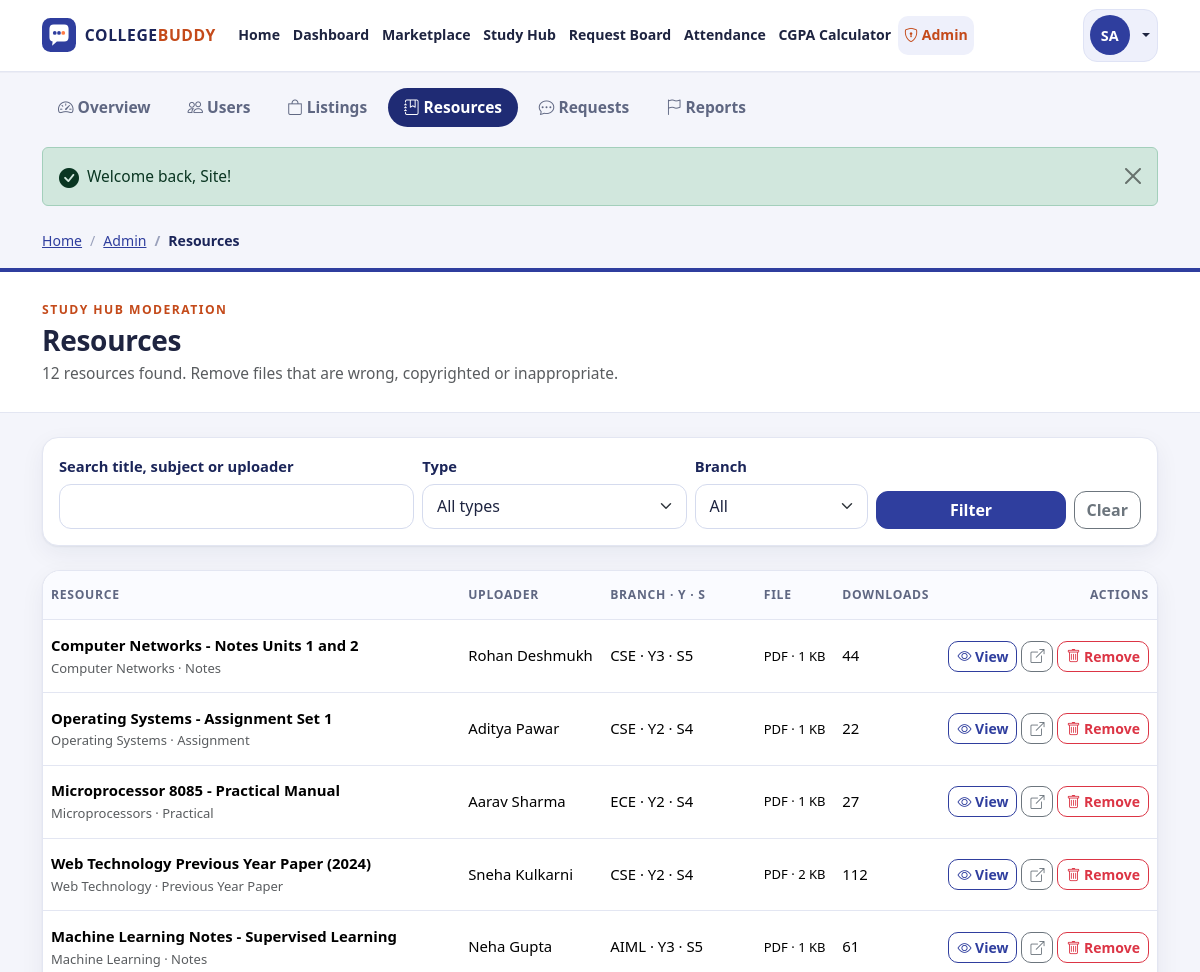
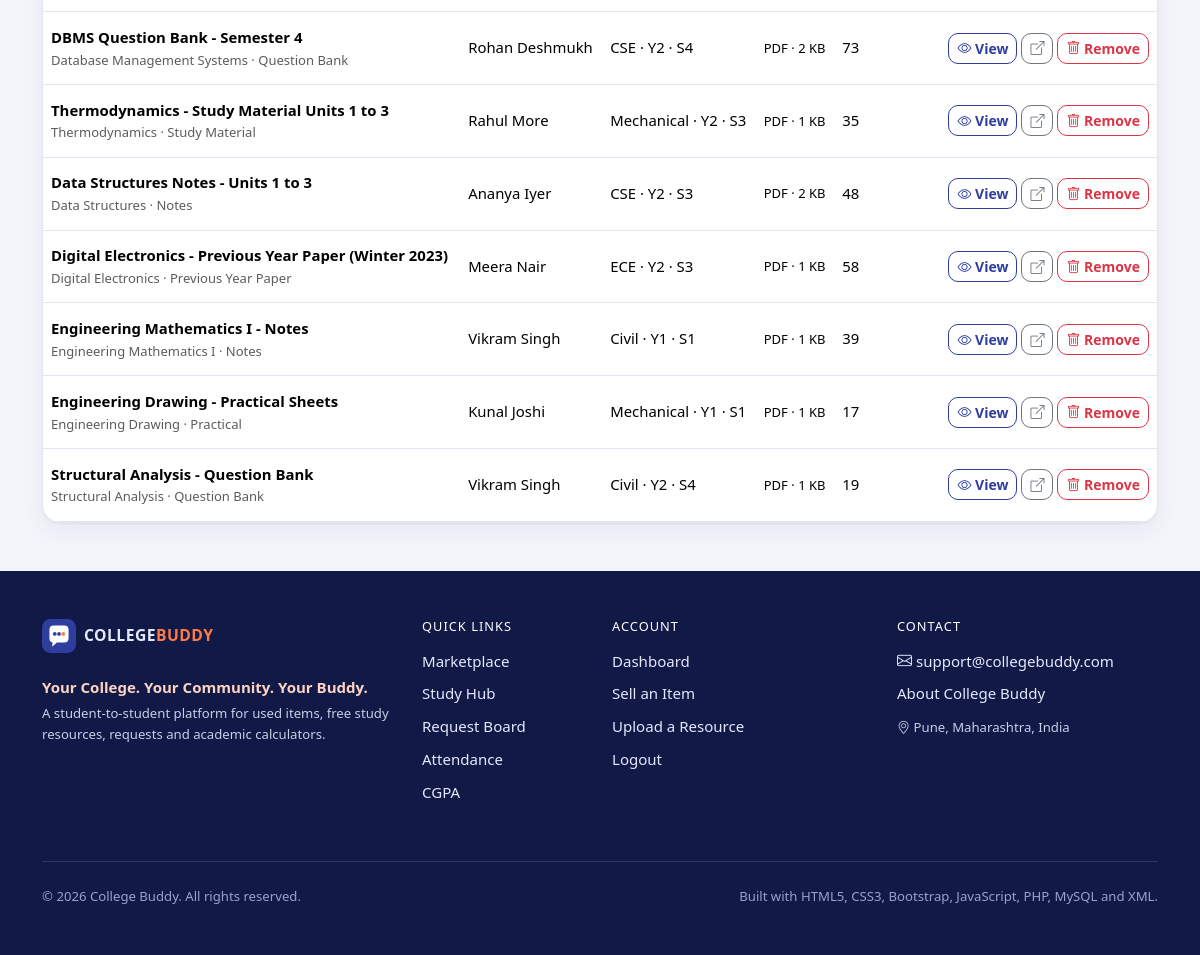
Page /admin/resources.php (signed in) on the committed database (2 pictures, top to bottom).
### tables this page shows
CREATE TABLE users (
    id          INT UNSIGNED NOT NULL AUTO_INCREMENT,           
    full_name   VARCHAR(100) NOT NULL,
    email       VARCHAR(150) NOT NULL,                          
    password    VARCHAR(255) NOT NULL,                          
    branch      VARCHAR(50)  NOT NULL,                          
    year        TINYINT UNSIGNED NOT NULL,                      
    semester    TINYINT UNSIGNED NOT NULL,                      
    role        ENUM('student', 'admin') NOT NULL DEFAULT 'student',
    created_at  TIMESTAMP NOT NULL DEFAULT CURRENT_TIMESTAMP,
    PRIMARY KEY (id),
    UNIQUE KEY uq_users_email (email),
    KEY idx_users_role (role)
);

CREATE TABLE resources (
    id              INT UNSIGNED NOT NULL AUTO_INCREMENT,
    user_id         INT UNSIGNED NOT NULL,                      
    title           VARCHAR(150) NOT NULL,
    description     TEXT NULL,
    subject         VARCHAR(100) NOT NULL,
    branch          VARCHAR(50)  NOT NULL,
    year            TINYINT UNSIGNED NOT NULL,
    semester        TINYINT UNSIGNED NOT NULL,
    resource_type   VARCHAR(40)  NOT NULL,
    file_name       VARCHAR(255) NOT NULL,                      
    stored_name     VARCHAR(255) NOT NULL,                      
    file_size       INT UNSIGNED NOT NULL DEFAULT 0,            
    file_ext        VARCHAR(10)  NOT NULL,
    download_count  INT UNSIGNED NOT NULL DEFAULT 0,
    created_at      TIMESTAMP NOT NULL DEFAULT CURRENT_TIMESTAMP,
    PRIMARY KEY (id),
    UNIQUE KEY uq_resources_stored (stored_name),
    KEY idx_resources_filter (branch, year, semester),
    KEY idx_resources_subject (subject),
    KEY idx_resources_type (resource_type),
    KEY idx_resources_user (user_id),
    CONSTRAINT fk_resources_user FOREIGN KEY (user_id) REFERENCES users (id) ON DELETE CASCADE
);

### includes/auth.php (called while the page is built, shortened)
<?php
require_once __DIR__ . '/db.php';
require_once __DIR__ . '/functions.php';
function current_user(): ?array
{
    static $cached = false;
    if ($cached !== false) {
        return $cached;
    }
    $id = (int) ($_SESSION['user_id'] ?? 0);
    $row = db_select_one(
        'SELECT id, full_name, email, branch, year, semester, role, created_at FROM users WHERE id = ?',
        'i',
        [$id]
    );
    return $cached = $row;
}
function is_logged_in(): bool
{
    return current_user() !== null;
}

### includes/db.php (called while the page is built, shortened)
<?php
function db(): mysqli
{
    static $conn = null;
    if ($conn === null) {
        $conn = new mysqli(DB_HOST, DB_USER, DB_PASS, DB_NAME);
        $conn->set_charset('utf8mb4');
        $conn->query("SET time_zone = '+05:30'");
    }
    return $conn;
}
function db_select(string $sql, string $types = '', array $params = []): array
{
    $stmt = db()->prepare($sql);
    if ($types !== '') {
        $stmt->bind_param($types, ...$params);
    }
    $stmt->execute();
    $rows = $stmt->get_result()->fetch_all(MYSQLI_ASSOC);
    return $rows;
}
function db_select_one(string $sql, string $types = '', array $params = []): ?array
{
    $rows = db_select($sql, $types, $params);
    return $rows[0] ?? null;
}
function db_count(string $sql, string $types = '', array $params = []): int
{
    $row = db_select_one($sql, $types, $params);
    return $row ? (int) reset($row) : 0;
}

### includes/admin-auth.php (called while the page is built, shortened)
<?php
require_once __DIR__ . '/auth.php';
function require_admin(): void
{
    if (!is_logged_in()) {
        set_flash('warning', 'Please login with an admin account to continue.');
        redirect('login.php?next=' . urlencode(current_relative_url()));
    }
}

### admin/resources.php (the view, shortened to what this page needs)
<?php
require_once __DIR__ . '/../includes/auth.php';
require_once __DIR__ . '/../includes/admin-auth.php';
require_admin();
$q = trim(read_text('q', ''));
$page = max(1, (int) ($_GET['page'] ?? 1));
$perPage = 20;
$where = [];
$tp = '';
$params = [];
$whereSql = $where ? 'WHERE ' . implode(' AND ', $where) : '';
$total = db_count("SELECT COUNT(*) AS total FROM resources r JOIN users u ON u.id = r.user_id $whereSql", $tp, $params);
$pages = max(1, (int) ceil($total / $perPage));
$page = min($page, $pages);
$rows = db_select(
    "SELECT r.*, u.full_name AS uploader_name
     FROM resources r JOIN users u ON u.id = r.user_id
     $whereSql
     ORDER BY r.created_at DESC, r.id DESC
     LIMIT ? OFFSET ?",
    $tp . 'ii',
    array_merge($params, [$perPage, ($page - 1) * $perPage])
);
$activeNav = 'admin';
$adminSection = 'resources';
$breadcrumbs = [['Admin', 'admin/dashboard.php'], ['Resources', '']];
require __DIR__ . '/../includes/header.php';
?>
<section class="container py-4 pb-5">
    <form method="get" action="<?= href('admin/resources.php') ?>" class="card cb-card cb-filter-card mb-4">
        <div class="card-body p-3">
            <div class="row g-2 align-items-end">
                <div class="col-12 col-md-4">
                    <label class="form-label small fw-semibold" for="q">Search title, subject or uploader</label>
                    <input type="search" class="form-control" id="q" name="q" value="<?= e($q) ?>">
                </div>
                <div class="col-6 col-md-3">
                    <label class="form-label small fw-semibold" for="type">Type</label>
                    <select class="form-select" id="type" name="type">
                        <option value="">All types</option>
                    </select>
                </div>
                <div class="col-6 col-md-2">
                    <label class="form-label small fw-semibold" for="branch">Branch</label>
                    <select class="form-select" id="branch" name="branch">
                        <option value="">All</option>
                    </select>
                </div>
                <div class="col-12 col-md-3 d-flex gap-2">
                    <button class="btn btn-primary flex-grow-1" type="submit">Filter</button>
                    <a class="btn btn-outline-secondary" href="<?= href('admin/resources.php') ?>">Clear</a>
                </div>
            </div>
        </div>
    </form>
    <?php if (!$rows): ?>
        <?php render_empty('bi-journal-x', 'No resources match these filters.', 'Try a different type or branch.'); ?>
    <?php else: ?>
        <div class="card cb-card">
            <div class="table-responsive">
                <table class="table cb-table align-middle mb-0">
                    <thead>
                        <tr>
                            <th scope="col">Resource</th>
                            <th scope="col" class="d-none d-md-table-cell">Uploader</th>
                            <th scope="col" class="d-none d-lg-table-cell">Branch &middot; Y &middot; S</th>
                            <th scope="col" class="d-none d-sm-table-cell">File</th>
                            <th scope="col" class="d-none d-sm-table-cell">Downloads</th>
                            <th scope="col" class="text-end">Actions</th>
                        </tr>
                    </thead>
                    <tbody>
                        <?php foreach ($rows as $r): ?>
                            <tr>
                                <td>
                                    <div class="fw-semibold"><?= e($r['title']) ?></div>
                                    <div class="small text-muted"><?= e($r['subject']) ?> &middot; <?= e($r['resource_type']) ?></div>
                                </td>
                                <td class="d-none d-md-table-cell"><?= e($r['uploader_name']) ?></td>
                                <td class="d-none d-lg-table-cell"><?= e($r['branch']) ?> &middot; Y<?= (int) $r['year'] ?> &middot; S<?= (int) $r['semester'] ?></td>
                                <td class="d-none d-sm-table-cell small text-uppercase"><?= e($r['file_ext']) ?> &middot; <?= e(format_bytes((int) $r['file_size'])) ?></td>
                                <td class="d-none d-sm-table-cell"><?= number_format((int) $r['download_count']) ?></td>
                                <td class="text-end">
                                    <div class="cb-row-actions d-inline-flex flex-wrap justify-content-end gap-1">
                                        <a class="btn btn-sm btn-outline-primary" href="<?= href('resource.php?id=' . (int) $r['id']) ?>" title="View"><i class="bi bi-eye"></i><span class="d-none d-xl-inline"> View</span></a>
                                        <a class="btn btn-sm btn-outline-secondary" href="<?= href('download.php?id=' . (int) $r['id'] . '&mode=view') ?>" target="_blank" rel="noopener" title="Open file"><i class="bi bi-box-arrow-up-right"></i></a>
                                        <form method="post" action="<?= href('admin/resources.php') ?>" class="d-inline" data-confirm="Remove this resource and delete its file permanently?">
                                            <button class="btn btn-sm btn-outline-danger" type="submit"><i class="bi bi-trash"></i><span class="d-none d-xl-inline"> Remove</span></button>
                                        </form>
                                    </div>
                                </td>
                            </tr>
                        <?php endforeach; ?>
                    </tbody>
                </table>
            </div>
        </div>
    <?php endif; ?>
</section>
<?php require __DIR__ . '/../includes/footer.php'; ?>

### includes/header.php (shortened to what this page needs)
<?php
$activeNav = $activeNav ?? '';
$breadcrumbs = $breadcrumbs ?? [];
$me = current_user();
$flashes = get_flashes();
$unread = $me ? unread_message_count((int) $me['id']) : 0;
$navLinks = ['home' => ['Home', 'index.php']];
if ($me) {
    $navLinks['dashboard'] = ['Dashboard', 'dashboard.php'];
}
$navLinks += [
    'marketplace' => ['Marketplace', 'marketplace.php'],
    'study' => ['Study Hub', 'study.php'],
    'requests' => ['Request Board', 'requests.php'],
    'attendance' => ['Attendance', 'attendance.php'],
    'cgpa' => ['CGPA Calculator', 'cgpa.php'],
];
$flashIcons = [
    'success' => 'bi-check-circle-fill', 'danger' => 'bi-exclamation-octagon-fill',
    'warning' => 'bi-exclamation-triangle-fill', 'info' => 'bi-info-circle-fill',
];
?>
<!doctype html>
<html lang="en">
<head>
    <link rel="stylesheet" href="<?= href('css/vendor/bootstrap.min.css') ?>">
    <link rel="stylesheet" href="<?= href('css/vendor/bootstrap-icons.min.css') ?>">
    <link rel="stylesheet" href="<?= href('css/style.css') ?>">
</head>
<body class="cb-body d-flex flex-column min-vh-100">
<header>
    <nav class="navbar navbar-expand-xl cb-navbar sticky-top" aria-label="Main navigation">
        <div class="container">
            <a class="navbar-brand cb-brand" href="<?= href('index.php') ?>" aria-label="College Buddy home">
                <img src="<?= href('images/logo.svg') ?>" alt="" width="34" height="34">
                <span class="cb-brand-text">COLLEGE<span class="cb-brand-accent">BUDDY</span></span>
            </a>
            <div class="collapse navbar-collapse" id="cbNavMenu">
                <ul class="navbar-nav me-auto align-items-xl-center">
                    <?php foreach ($navLinks as $key => [$label, $path]): ?>
                        <li class="nav-item">
                            <a class="nav-link<?= $activeNav === $key ? ' active' : '' ?>" href="<?= href($path) ?>"<?= $activeNav === $key ? ' aria-current="page"' : '' ?>><?= e($label) ?></a>
                        </li>
                    <?php endforeach; ?>
                    <?php if ($me && $me['role'] === 'admin'): ?>
                        <li class="nav-item">
                            <a class="nav-link cb-admin-link<?= $activeNav === 'admin' ? ' active' : '' ?>" href="<?= href('admin/dashboard.php') ?>" title="Admin Dashboard"><i class="bi bi-shield-lock"></i> Admin</a>
                        </li>
                    <?php endif; ?>
                </ul>
                <div class="d-flex flex-column flex-xl-row align-items-stretch align-items-xl-center gap-2 cb-nav-actions">
                    <?php if ($me): ?>
                        <div class="dropdown">
                            <button class="btn cb-user-btn dropdown-toggle w-100 d-flex align-items-center gap-2" type="button"
                                    data-bs-toggle="dropdown" aria-expanded="false">
                                <span class="cb-avatar"><?= e(initials($me['full_name'])) ?></span>
                            </button>
                        </div>
                    <?php else: ?>
                        <a class="btn btn-outline-primary" href="<?= href('login.php') ?>"><i class="bi bi-box-arrow-in-right"></i> Login</a>
                        <a class="btn btn-primary" href="<?= href('register.php') ?>">Register</a>
                    <?php endif; ?>
                </div>
            </div>
        </div>
    </nav>
    <?php if (!empty($adminSection)): ?>
        <div class="container pt-3">
            <ul class="nav nav-pills cb-admin-nav flex-wrap">
                <?php foreach (['dashboard' => ['Overview', 'admin/dashboard.php', 'bi-speedometer2'],
                    'users' => ['Users', 'admin/users.php', 'bi-people'],
                    'listings' => ['Listings', 'admin/listings.php', 'bi-bag'],
                    'resources' => ['Resources', 'admin/resources.php', 'bi-journal-bookmark'],
                    'requests' => ['Requests', 'admin/requests.php', 'bi-chat-dots'],
                    'reports' => ['Reports', 'admin/reports.php', 'bi-flag']] as $key => [$label, $path, $icon]): ?>
                    <li class="nav-item">
                        <a class="nav-link<?= $adminSection === $key ? ' active' : '' ?>" href="<?= href($path) ?>"><i class="bi <?= $icon ?>"></i> <?= e($label) ?></a>
                    </li>
                <?php endforeach; ?>
            </ul>
        </div>
    <?php endif; ?>
</header>
<main id="main-content" class="flex-grow-1">
    <?php if (!empty($flashes)): ?>
        <div class="container pt-3 cb-flash-zone">
            <?php foreach ($flashes as $flash): ?>
                <div class="alert alert-<?= e($flash['type']) ?> alert-dismissible fade show d-flex align-items-start gap-2 mb-2"
                     role="alert" data-autohide="7000">
                    <i class="bi <?= e($flashIcons[$flash['type']] ?? 'bi-info-circle-fill') ?> fs-5 lh-1 mt-1"></i>
                    <div class="flex-grow-1"><?= e($flash['message']) ?></div>
                    <button type="button" class="btn-close" data-bs-dismiss="alert" aria-label="Close"></button>
                </div>
            <?php endforeach; ?>
        </div>
    <?php endif; ?>
    <?php if (!empty($breadcrumbs)): ?>
        <div class="container pt-3">
            <nav aria-label="breadcrumb">
                <ol class="breadcrumb cb-breadcrumb mb-0">
                    <li class="breadcrumb-item"><a href="<?= href('index.php') ?>">Home</a></li>
                    <?php foreach ($breadcrumbs as $i => $crumb): ?>
                        <?php if ($i === array_key_last($breadcrumbs) || empty($crumb[1])): ?>
                            <li class="breadcrumb-item active" aria-current="page"><?= e($crumb[0]) ?></li>
                        <?php else: ?>
                            <li class="breadcrumb-item"><a href="<?= href($crumb[1]) ?>"><?= e($crumb[0]) ?></a></li>
                        <?php endif; ?>
                    <?php endforeach; ?>
                </ol>
            </nav>
        </div>
    <?php endif; ?>

### rows in the picture
users: full_name "SA"
resources: title "Computer Networks - Notes Units 1 and 2", subject "Computer Networks", resource_type "Notes", user.full_name "Rohan Deshmukh", branch "CSE", year "3", semester "5", file_ext "PDF", file_size "1 KB", download_count "44"
resources: title "Operating Systems - Assignment Set 1", subject "Operating Systems", resource_type "Assignment", user.full_name "Aditya Pawar", branch "CSE", year "2", semester "4", file_ext "PDF", file_size "1 KB", download_count "22"
resources: title "Microprocessor 8085 - Practical Manual", subject "Microprocessors", resource_type "Practical", user.full_name "Aarav Sharma", branch "ECE", year "2", semester "4", file_ext "PDF", file_size "1 KB", download_count "27"
resources: title "Web Technology Previous Year Paper (2024)", subject "Web Technology", resource_type "Previous Year Paper", user.full_name "Sneha Kulkarni", branch "CSE", year "2", semester "4", file_ext "PDF", file_size "2 KB", download_count "112"
resources: title "Machine Learning Notes - Supervised Learning", subject "Machine Learning", resource_type "Notes", user.full_name "Neha Gupta", branch "AIML", year "3", semester "5", file_ext "PDF", file_size "1 KB", download_count "61"
resources: title "DBMS Question Bank - Semester 4", subject "Database Management Systems", resource_type "Question Bank", user.full_name "Rohan Deshmukh", branch "CSE", year "2", semester "4", file_ext "PDF", file_size "2 KB", download_count "73"
resources: title "Thermodynamics - Study Material Units 1 to 3", subject "Thermodynamics", resource_type "Study Material", user.full_name "Rahul More", branch "Mechanical", year "2", semester "3", file_ext "PDF", file_size "1 KB", download_count "35"
resources: title "Data Structures Notes - Units 1 to 3", subject "Data Structures", resource_type "Notes", user.full_name "Ananya Iyer", branch "CSE", year "2", semester "3", file_ext "PDF", file_size "2 KB", download_count "48"
resources: title "Digital Electronics - Previous Year Paper (Winter 2023)", subject "Digital Electronics", resource_type "Previous Year Paper", user.full_name "Meera Nair", branch "ECE", year "2", semester "3", file_ext "PDF", file_size "1 KB", download_count "58"
resources: title "Engineering Mathematics I - Notes", subject "Engineering Mathematics I", resource_type "Notes", user.full_name "Vikram Singh", branch "Civil", year "1", semester "1", file_ext "PDF", file_size "1 KB", download_count "39"
resources: title "Engineering Drawing - Practical Sheets", subject "Engineering Drawing", resource_type "Practical", user.full_name "Kunal Joshi", branch "Mechanical", year "1", semester "1", file_ext "PDF", file_size "1 KB", download_count "17"
resources: title "Structural Analysis - Question Bank", subject "Structural Analysis", resource_type "Question Bank", user.full_name "Vikram Singh", branch "Civil", year "2", semester "4", file_ext "PDF", file_size "1 KB", download_count "19"

### other values in the picture
$label "Home"
$label "Dashboard"
$label "Marketplace"
$label "Study Hub"
$label "Request Board"
$label "Attendance"
$label "CGPA Calculator"
$label "Overview"
$label "Users"
$label "Listings"
$label "Resources"
$label "Requests"
$label "Reports"
$flash['message'] "Welcome back, Site!"
$crumb[0] "Admin"
